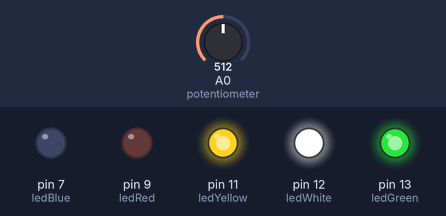
Recording of a sketch running on a simulated Arduino Uno, built with avr-gcc and run on an emulated ATmega328P. On the bench: output pins drawn as LEDs (lit = HIGH). The inputs (shaded band) are chosen by the test bench; at power-on: A0 (potentiometer) = 512.

Above: at 1.2 s.
1.3 s: A0 (potentiometer) set to 563
2.8 s: A0 (potentiometer) set to 589
At 3.1 s:
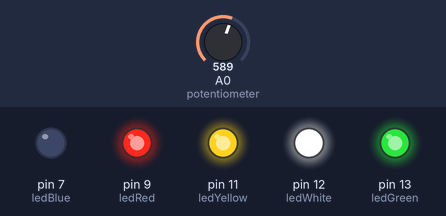
4.3 s: A0 (potentiometer) set to 351
At 5.5 s:
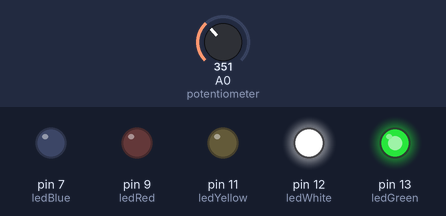
5.8 s: A0 (potentiometer) set to 130
7.3 s: A0 (potentiometer) set to 110
At 7.7 s:
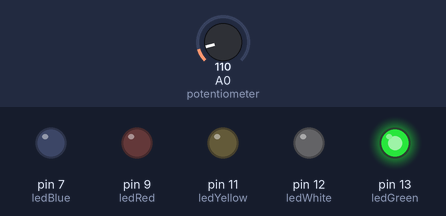
8.8 s: A0 (potentiometer) set to 122
At 10.1 s:
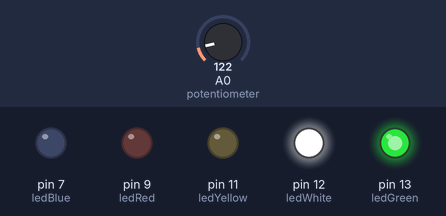
Timing chart, 0 to 11.3 s (numbered marks = the images above; inputs shaded):
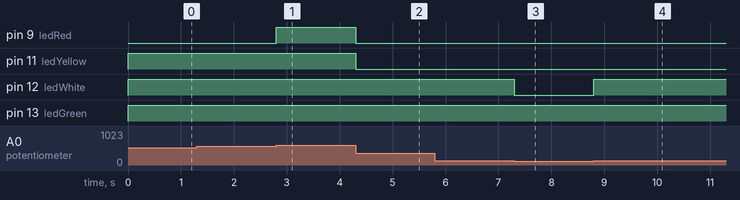

The sketch:

hour.html.ino
```cpp
int potentiometer=A0;
int ledGreen=13;
int ledWhite=12;
int ledYellow=11;
int ledRed=9;
int ledBlue=7;

void setup() {
  // put your setup code here, to run once:
pinMode(potentiometer, INPUT);
pinMode(ledGreen, OUTPUT);
pinMode(ledWhite, OUTPUT);
pinMode(ledYellow, OUTPUT);
pinMode(ledRed, OUTPUT);
pinMode(ledBlue, OUTPUT);

}

void loop() {
  // put your main code here, to run repeatedly:
  int potValue= analogRead(potentiometer);
  if((potValue>0)&& (potValue<=120)){
    digitalWrite(ledGreen,HIGH);
    digitalWrite(ledWhite,LOW);
    digitalWrite(ledYellow,LOW);
    digitalWrite(ledRed, LOW);
    digitalWrite(ledBlue,LOW);
    }
  if((potValue>121)&&(potValue<=360)){

  digitalWrite(ledWhite,HIGH);
  digitalWrite(ledGreen,HIGH);
  digitalWrite(ledYellow,LOW);
  digitalWrite(ledRed, LOW);
  digitalWrite(ledBlue,LOW);

    }
  if((potValue>361)&&(potValue<=580)){
    digitalWrite(ledGreen,HIGH);
    digitalWrite(ledYellow,HIGH);
    digitalWrite(ledWhite,HIGH);
    digitalWrite(ledRed, LOW);
    digitalWrite(ledBlue,LOW);

    }
  if((potValue>581)&&(potValue<=965)){

    digitalWrite(ledGreen,HIGH);
    digitalWrite(ledYellow,HIGH);
    digitalWrite(ledWhite,HIGH);
    digitalWrite(ledRed, HIGH);
    digitalWrite(ledBlue,LOW);

    }
 if((potValue>966)&&(potValue<=1023)){
   digitalWrite(ledBlue,HIGH);
   digitalWrite(ledYellow,HIGH);
   digitalWrite(ledWhite,HIGH);
   digitalWrite(ledRed, HIGH);
   digitalWrite(ledGreen,HIGH);


   }


}
```

Measured:
- the behaviour switches between 581 and 582 on A0 (potentiometer) (found by bisection; images 0 and 1)
- the behaviour switches between 121 and 120 on A0 (potentiometer) (found by bisection; images 2 and 3)
- after the input at 1.3 s, every drawn part: stays the same
- after the input at 2.8 s, pin 9 (ledRed): LOW → HIGH at once
- after the input at 4.3 s, pin 9 (ledRed), pin 11 (ledYellow): HIGH → LOW at once
- after the input at 5.8 s, every drawn part: stays the same
- after the input at 7.3 s, pin 12 (ledWhite): HIGH → LOW at once
- after the input at 8.8 s, pin 12 (ledWhite): LOW → HIGH at once
